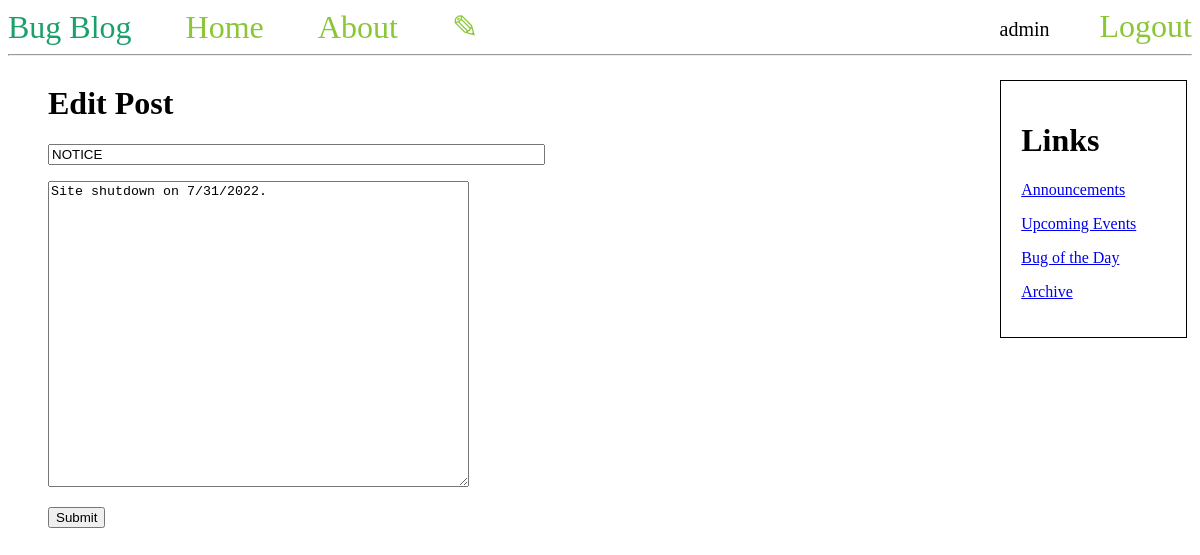
Page /edit/3 (signed in) on the committed database.
### tables this page shows
CREATE TABLE posts (
    id INTEGER PRIMARY KEY AUTOINCREMENT,
    created TIMESTAMP NOT NULL DEFAULT CURRENT_TIMESTAMP,
    username TEXT NOT NULL,
    title TEXT NOT NULL,
    content TEXT NOT NULL,
    FOREIGN KEY (username) REFERENCES users(username)
);

### app.py (the view)
@app.route("/edit/<int:post_id>", methods=('GET', 'POST'))
def edit(post_id):
    form = PostForm()
    post = db.select('SELECT * FROM posts WHERE id = ?', (post_id,), True)
    if post is None:
        return redirect(url_for('home'))
    if form.validate_on_submit():
        db.execute('UPDATE posts SET title = ?, content = ?'
                   ' WHERE id = ?',
                   (form.title.data, form.content.data, post_id))
        return redirect(url_for('home'))
    form.title.data = post['title']
    form.content.data = post['content']
    return render_template('edit.html', form=form)

### forms.py
class PostForm(FlaskForm):
    title = StringField('Title', [InputRequired()])
    content = TextAreaField('Content', [InputRequired()])

### database/db.py (called while the page is built)
def get_connection():
    conn = sqlite3.connect(NAME + '.db')
    try:
        conn.execute('SELECT * from posts').fetchall()
    except sqlite3.OperationalError:
        initialize()
    conn.row_factory = sqlite3.Row
    return conn

def select(query, args, one):
    conn = get_connection()
    if one:
        result = conn.execute(query, args).fetchone()
    else:
        result = conn.execute(query, args).fetchall()
    conn.close()
    return result

### templates/edit.html (shortened to what this page needs)
{% extends 'base.html' %}
{% block content %}
<h1>{% block title %} Edit Post {% endblock %}</h1>
<form method="POST">
    <p>{{ form.title(placeholder="Title", size='59') }}</p>
    <p>{{ form.content(rows='20',cols='50',placeholder="Content") }}</p>
    <p><input type="submit" value="Submit"></p>
</form>
{% endblock %}

### templates/base.html (shortened to what this page needs)
<!DOCTYPE html>
<html lang="en">
<head>
</head>
<body>
    <nav>
        <d style="color: #1aa06a; font-size: 2em;">Bug Blog</d>
        <a href="{{ url_for('home') }}">Home</a>
        <a href="{{ url_for('about') }}">About</a>
        {% if session.get('username') is none %}
            <li><a href="{{ url_for('register') }}">Register</a></li>
            <li><a href="{{ url_for('login') }}">Login</a></li>
        {% else %}
            <a href="{{ url_for('new') }}">✎</a>
            <li><a href="{{ url_for('logout') }}">Logout</a></li>
            <li style="margin-top: 10px; font-size: 20px">{{ session.get('username') }}</li>
        {% endif %}
    </nav>
    <hr>
    <div style="width:auto;">
      <div style="width:80%; float:left;">
          <ul>
              {% block content %} {% endblock %}
          </ul>
      </div>
      <div style="width:20%; float:right;">
          <ul>
              <div class="sidebar">
                  <h1>Links</h1>
                  <p><a href="#">Announcements</a></p>
                  <p><a href="#">Upcoming Events</a></p>
                  <p><a href="#">Bug of the Day</a></p>
                  <p><a href="#">Archive</a></p>
              </div>
          </ul>
      </div>
    </div>
</body>
</html>

### templates/base.html (style rules this page uses)
nav a { color: #8bc637; font-size: 2em; margin-left: 50px; text-decoration: none; }
nav li { float: right; list-style-type: none; }
.sidebar { padding: 20px; margin: 5px; border:1px solid black; }

### rows in the picture
posts: get "admin", title "NOTICE", content "Site shutdown on 7/31/2022."
